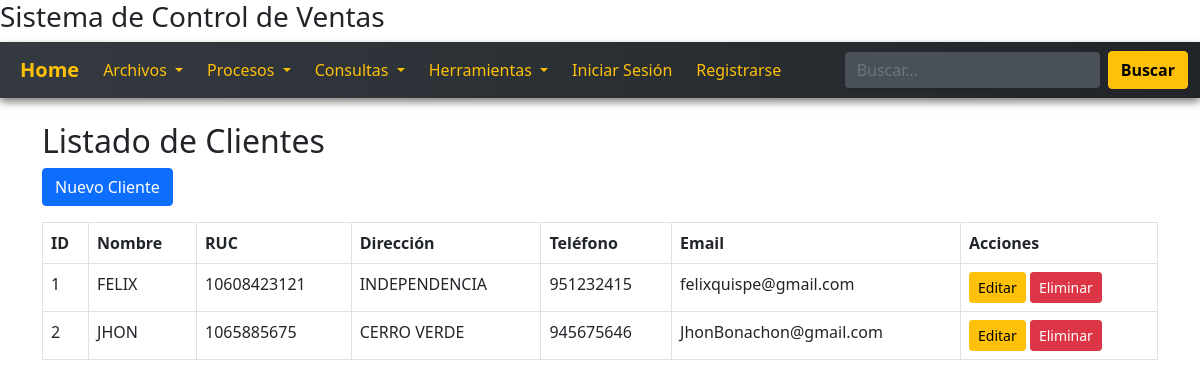
The app's page /vista/cliente/listado.php with its own data.
### tables this page shows
CREATE TABLE `clientes` (
  `idcliente` int(11) NOT NULL,
  `nomcliente` varchar(128) NOT NULL,
  `rucliente` varchar(11) NOT NULL,
  `dircliente` varchar(128) NOT NULL,
  `telcliente` varchar(9) NOT NULL,
  `emailcliente` varchar(64) NOT NULL
);

### includes/db.php (called while the page is built, shortened)
<?php
class DBConection{
public function conectar(){
    try {
        $pdo = new PDO("mysql:host=" .DBHOST. ";dbname=" .DBNAME. ";charset=utf8", DBUSER, DBPASS);
        $pdo->setAttribute(PDO::ATTR_ERRMODE, PDO::ERRMODE_EXCEPTION);
        return $pdo;
    } catch (PDOException $e) {
        echo "Error en la conexión: " . $e->getMessage();
    }
}
}
?>

### controlador/clienteController.php (called while the page is built, shortened)
<?php
include $_SERVER['DOCUMENT_ROOT']."/sisventas/modelo/cliente.php";
class ClienteController {
    public function obtener_listado(){
        $cliente = new Cliente();
        return $cliente->listado();
    }
}

### modelo/cliente.php (called while the page is built, shortened)
<?php
include $_SERVER['DOCUMENT_ROOT']."/sisventas/includes/db.php";
class Cliente {
    private $con;
    public function __construct(){
        $cnx = new DBConection();
        $this->con = $cnx->conectar();
    }
    public function listado(){
        $sql = "SELECT * FROM clientes";
        $stmt = $this->con->prepare($sql);
        $stmt->execute();
        return $stmt->fetchAll(PDO::FETCH_ASSOC);
    }
}

### vista/cliente/listado.php (the view)
<?php
include $_SERVER['DOCUMENT_ROOT']."/sisventas/controlador/clienteController.php";
include_once $_SERVER['DOCUMENT_ROOT']."/sisventas/vista/layout/header.php";
include_once $_SERVER['DOCUMENT_ROOT']."/sisventas/vista/layout/navbar.php";
$clienteCtrl = new ClienteController();
$clientes = $clienteCtrl->obtener_listado();
?>
<div class="container mt-4">
    <h2>Listado de Clientes</h2>
    <a href="crear.php" class="btn btn-primary mb-3">Nuevo Cliente</a>
    <table class="table table-bordered">
        <thead>
            <tr>
                <th>ID</th>
                <th>Nombre</th>
                <th>RUC</th>
                <th>Dirección</th>
                <th>Teléfono</th>
                <th>Email</th>
                <th>Acciones</th>
            </tr>
        </thead>
        <tbody>
            <?php foreach ($clientes as $cliente): ?>
                <tr>
                    <td><?php echo $cliente['idcliente']; ?></td>
                    <td><?php echo $cliente['nomcliente']; ?></td>
                    <td><?php echo $cliente['rucliente']; ?></td>
                    <td><?php echo $cliente['dircliente']; ?></td>
                    <td><?php echo $cliente['telcliente']; ?></td>
                    <td><?php echo $cliente['emailcliente']; ?></td>
                    <td>
                        <a href="update.php?id=<?php echo $cliente['idcliente']; ?>" class="btn btn-warning btn-sm">Editar</a>
                        <a href="eliminar.php?id=<?php echo $cliente['idcliente']; ?>" class="btn btn-danger btn-sm" onclick="return confirm('¿Eliminar este cliente?');">Eliminar</a>
                    </td>
                </tr>
            <?php endforeach; ?>
        </tbody>
    </table>
</div>
<?php include_once $_SERVER['DOCUMENT_ROOT']."/sisventas/vista/layout/footer.php"; ?>

### records on screen
clientes: idcliente "1", nomcliente "FELIX", rucliente "10608423121", dircliente "INDEPENDENCIA", telcliente "951232415", emailcliente "felixquispe@gmail.com"
clientes: idcliente "2", nomcliente "JHON", rucliente "1065885675", dircliente "CERRO VERDE", telcliente "945675646", emailcliente "JhonBonachon@gmail.com"
